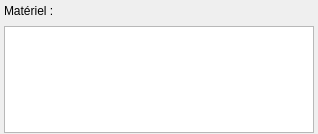
<?xml version="1.0" encoding="UTF-8"?>
<ui version="4.0">
 <class>c_equipementsView</class>
 <widget class="QWidget" name="c_equipementsView">
  <property name="geometry">
   <rect>
    <x>0</x>
    <y>0</y>
    <width>318</width>
    <height>134</height>
   </rect>
  </property>
  <property name="windowTitle">
   <string>Form</string>
  </property>
  <layout class="QHBoxLayout" name="horizontalLayout_2">
   <property name="spacing">
    <number>0</number>
   </property>
   <property name="leftMargin">
    <number>0</number>
   </property>
   <property name="topMargin">
    <number>0</number>
   </property>
   <property name="rightMargin">
    <number>0</number>
   </property>
   <property name="bottomMargin">
    <number>0</number>
   </property>
   <item>
    <widget class="QWidget" name="widget" native="true">
     <layout class="QVBoxLayout" name="verticalLayout">
      <property name="spacing">
       <number>5</number>
      </property>
      <property name="leftMargin">
       <number>4</number>
      </property>
      <property name="topMargin">
       <number>1</number>
      </property>
      <property name="rightMargin">
       <number>4</number>
      </property>
      <property name="bottomMargin">
       <number>1</number>
      </property>
      <item>
       <layout class="QHBoxLayout" name="horizontalLayout">
        <item>
         <widget class="QLabel" name="label">
          <property name="maximumSize">
           <size>
            <width>16777215</width>
            <height>20</height>
           </size>
          </property>
          <property name="text">
           <string>Matériel :</string>
          </property>
         </widget>
        </item>
        <item>
         <spacer name="horizontalSpacer">
          <property name="orientation">
           <enum>Qt::Horizontal</enum>
          </property>
          <property name="sizeHint" stdset="0">
           <size>
            <width>40</width>
            <height>20</height>
           </size>
          </property>
         </spacer>
        </item>
       </layout>
      </item>
      <item>
       <widget class="QTextEdit" name="textEdit"/>
      </item>
     </layout>
    </widget>
   </item>
  </layout>
 </widget>
 <resources/>
 <connections/>
</ui>
